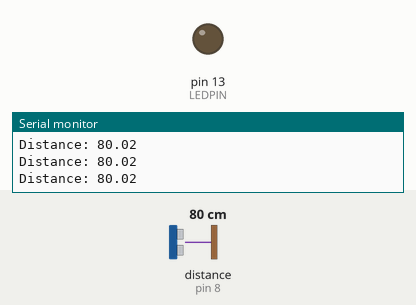
Simulated run of this sketch. Board: Arduino Uno, built with avr-gcc and run on an emulated ATmega328P. Parts: output pins drawn as LEDs (lit = HIGH), the last lines printed to the serial monitor. Wiring (inferred from the names in the program): ultrasonic range finder: trigger pin 2; echo pin 8. The inputs (shaded band) are chosen by the test bench; at power-on: distance to the obstacle (sensor on pin 8) 80 cm. The echo pulse lasts 58.3 µs per cm; pins used as bus, display or sensor lines are not drawn.

Above: at 1.2 s.
1.3 s: distance to the obstacle (sensor on pin 8) set to 11 cm
2.8 s: distance to the obstacle (sensor on pin 8) set to 8 cm
At 3.3 s:
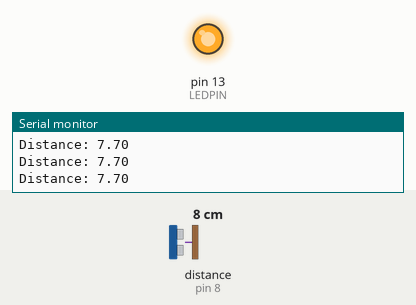
4.4 s: distance to the obstacle (sensor on pin 8) set to 18 cm
At 5.2 s:
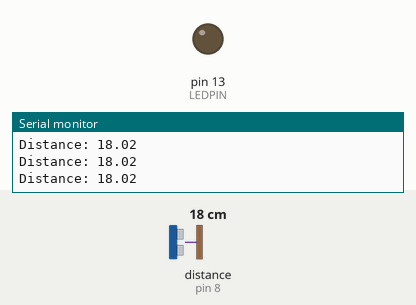
6.0 s: distance to the obstacle (sensor on pin 8) set to 2 cm
At 6.4 s:
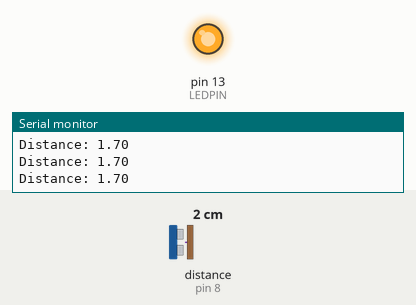
Timing chart, 0 to 8.6 s (numbered marks = the images above; inputs shaded):
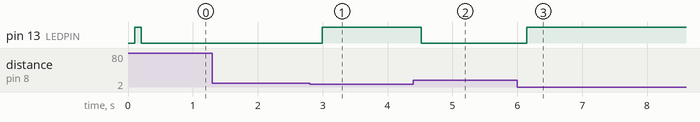

Measured:
- the behaviour switches between 10 and 9 cm on distance to the obstacle (sensor on pin 8) (found by bisection; images 0 and 1)
- after the input at 2.8 s, pin 13 (LEDPIN): LOW → HIGH after 0.19 s
- after the input at 4.4 s, pin 13 (LEDPIN): HIGH → LOW after 0.12 s
- after the input at 6.0 s, pin 13 (LEDPIN): LOW → HIGH after 0.15 s

The sketch:

sketch_jul26b.ino
```cpp
//Pins
const uint8_t trigPin = 2;
const uint8_t echoPin = 8;
const uint8_t LEDPIN = 13;
//Global
float duration, distance;

void setup() {
  pinMode(LEDPIN, OUTPUT);
  pinMode(trigPin, OUTPUT);
  pinMode(echoPin, INPUT);
  Serial.begin(9600);
  attachInterrupt(digitalPinToInterrupt(trigPin), led, CHANGE);
}

void loop() {
  delay(100);
  digitalWrite(trigPin, LOW);
  delayMicroseconds(2);
  digitalWrite(trigPin, HIGH);
  delayMicroseconds(10);
  digitalWrite(trigPin, LOW);
  duration = pulseIn(echoPin, HIGH);
  distance = (duration*.0343)/2;
  Serial.print("Distance: ");
  Serial.println(distance);
}

void led()
{
  if(distance <= 10)
  {
    digitalWrite(LEDPIN, HIGH);
  }
  else
  {
    digitalWrite(LEDPIN, LOW);
  }
}
```
